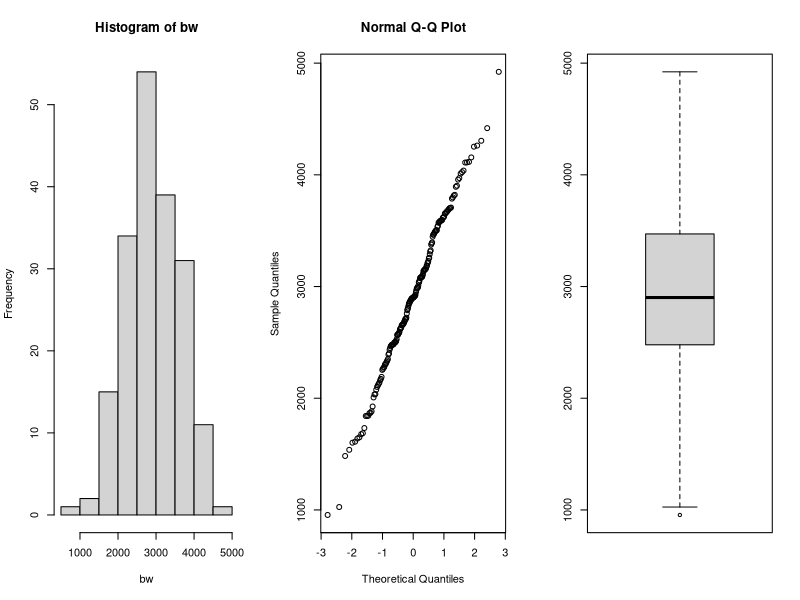
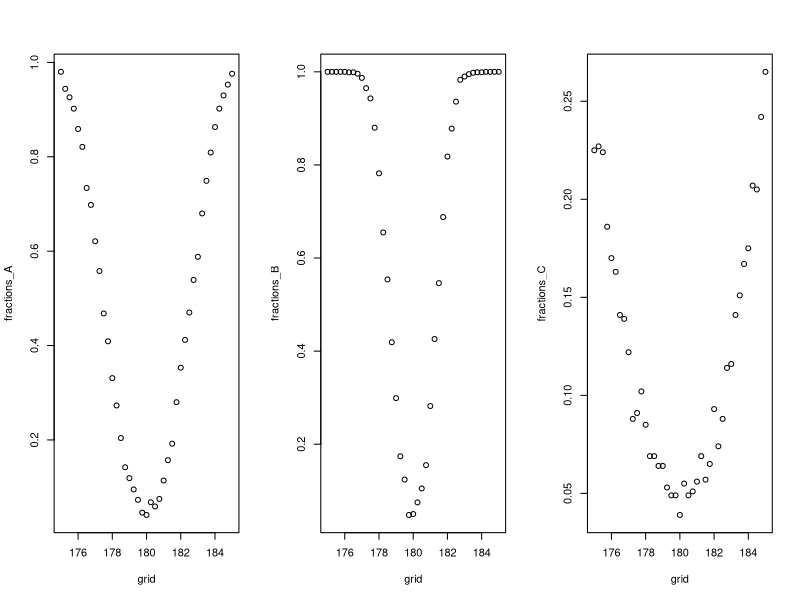
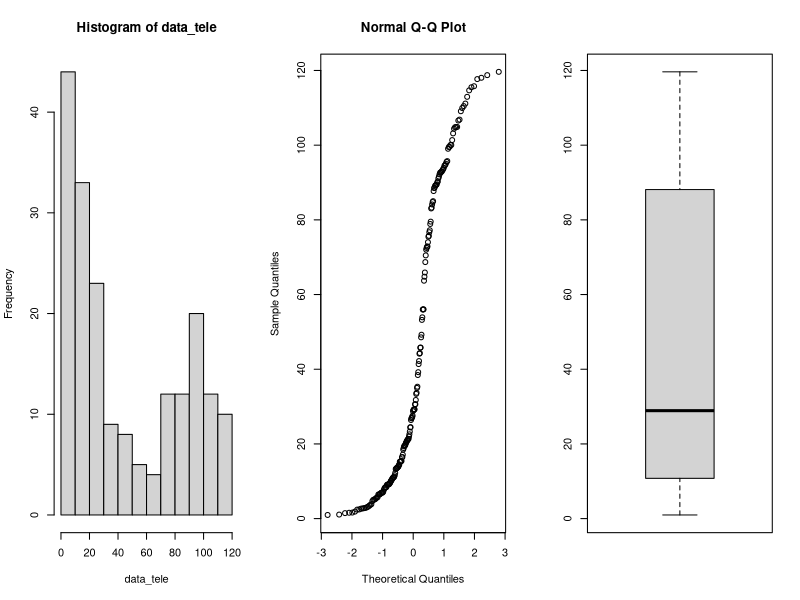
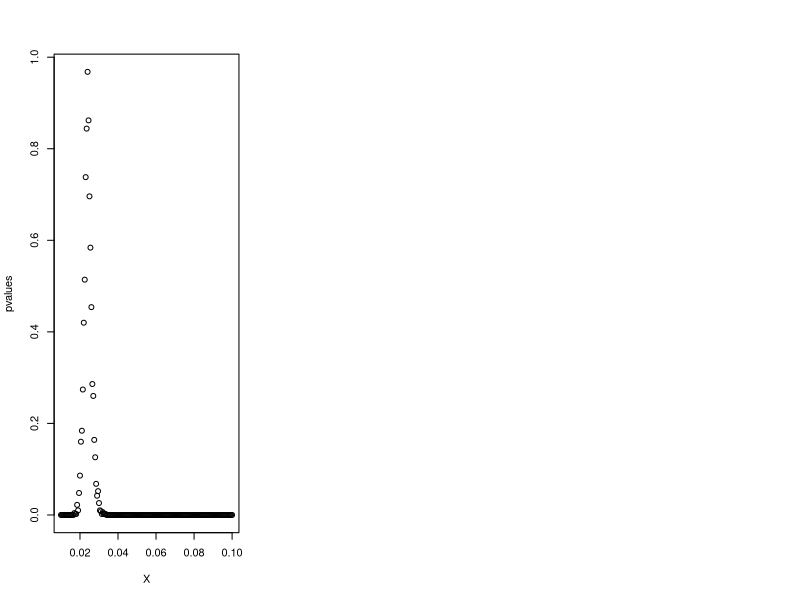
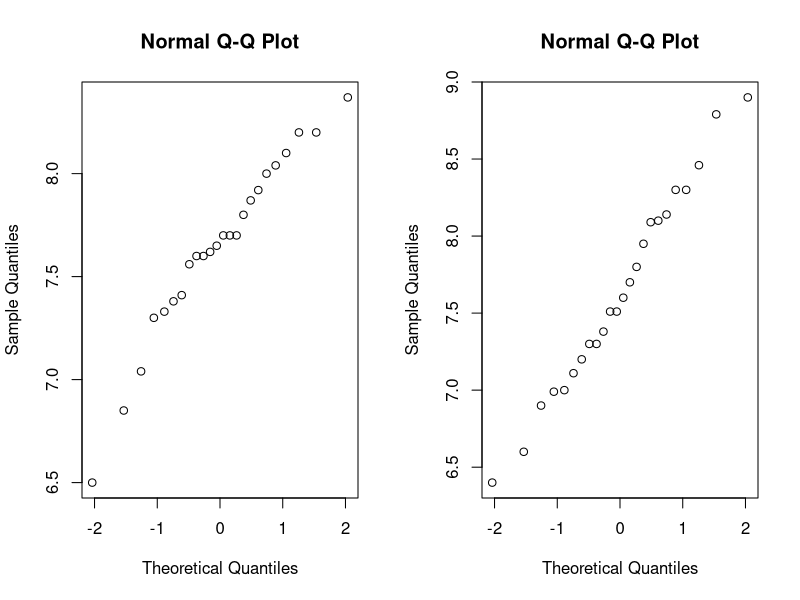
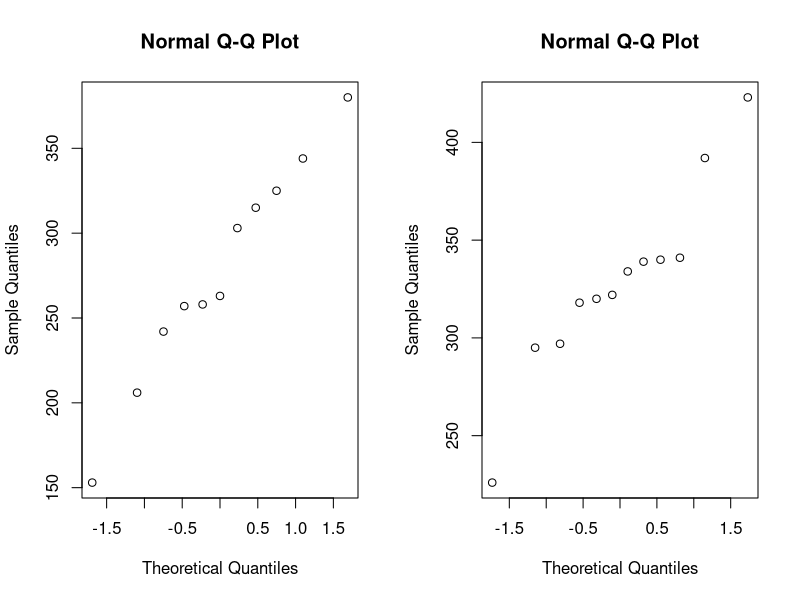
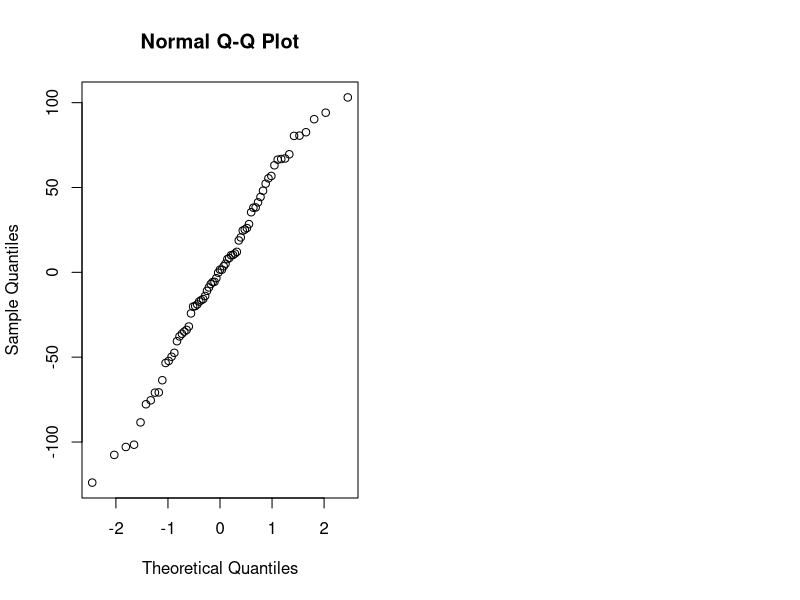

R code for these plots, in order:
## ---- chunk 1
library(tidyverse)
library(rstudioapi)

knitr::opts_chunk$set(echo = TRUE)
options(knitr.table.format = "latex")
setwd(dirname(getActiveDocumentContext()$path))
# round numbers to 4 digits
options(scipen = 1, digits = 4)
## ---- chunk 2
par(mfrow=c(1,3))
data=read.table(file="data/birthweight.txt",header=TRUE)

bw = data$birthweight
hist(bw)
qqnorm(bw)
boxplot(bw)
shapiro.test(bw)

## ---- chunk 3
m = mean(bw)
sd = sd(bw)
n = length(bw)
error = qnorm(0.95)*sd/sqrt(n)
ci = c(m-error, m+error)
m
ci
## ---- chunk 4
t.test(bw, mu=2800, alternative = "greater", conf.level = 0.95)
## ---- chunk 5
n <- m <- 30
mu <- 180
nu <- 175
sd <- 5
grid <- seq(175,185, by=0.25)

power_function<-function(grid,n,m,mu,sd) {
  B <- 1000
  p <- numeric(B)
  G <- length(grid)
  fractions <- numeric(G)
  for (grid_nu in 1:G){
    p <- numeric(B)
    for (b in 1:B){
      x <- rnorm(n,mu,sd)
      y <- rnorm(m,grid[grid_nu],sd)
      p[b] <- t.test(x,y, var.equal = TRUE)[[3]]
    }
    fractions[grid_nu] <- mean(p<0.05)
  }
  return(fractions)
}

fractions_A <- power_function(grid,n,m,mu,sd)

## ---- chunk 6
n <- m <- 100
mu <- 180
sd <- 5

fractions_B <- power_function(grid,n,m,mu,sd)
## ---- chunk 7
n <- m <- 30
mu <- 180
sd <- 15

fractions_C <- power_function(grid,n,m,mu,sd)
par(mfrow=c(1,3))
plot(grid,fractions_A)
plot(grid,fractions_B)
plot(grid,fractions_C)
## ---- chunk 8
data<-read.table(file="data/telephone.txt",header=TRUE)

# remove zeros
data <- data %>% 
  filter(Bills > 0)

data_tele <- data$Bills
par(mfrow=c(1,3))
hist(data_tele)
qqnorm(data_tele)
boxplot(data_tele)

## ---- chunk 9
X <- seq(0.01, 0.1, 0.0005)
pvalues <- c()
t <- median(data_tele)
for (x in X){
  B <- 1000
  tstar <- numeric(B)
  n <- length(data_tele)
  
  for (i in 1:B){
    xstar <- rexp(n,x)
    tstar[i] <- median(xstar)
  }
  pl<-sum(tstar<t)/B
  pr<-sum(tstar>t)/B
  p<-2*min(pl,pr)
  pl;pr;p
  pvalues <- c(pvalues,p)
}
plot(X, pvalues)
## ---- chunk 10
B <- 1000
T1 <- median(data_tele)
Tstar <- numeric(B)
for (i in 1:B){
  Xstar <- sample(data_tele,replace=TRUE)
  Tstar[i] <- median(Xstar)
}
Tstar25 <- quantile(Tstar,0.025)
Tstar975 <- quantile(Tstar, 0.975)

T1
c(2*T1-Tstar975, 2*T1-Tstar25)

## ---- chunk 11
max_index <- which.max(pvalues)

opt_Lambda <- X[max_index]
## ---- chunk 12
bill_bigeq40 <- sum(data_tele>=40)
bill_smal40 <- sum(data_tele<40)

binom.test(bill_bigeq40, length(data_tele),p=0.5)
binom.test(bill_smal40, length(data_tele),p=0.5)

bill_less10 <- sum(data_tele < 10)
bill_less10/length(data_tele)
## ---- chunk 13
data <- read.table(file="data/run.txt",header=TRUE)
cor.test(data$before, data$after)$p.value
## disgnostics
par(mfrow=c(1,2)); qqnorm(data$before); qqnorm(data$after)
## ---- chunk 14
# calculate differences
data <- data %>% 
  mutate(diff = before - after)

# filter for lemo

lemo <- data %>% 
  filter(drink == "lemo")

paste0("p-value for soft drink: ", round(t.test(lemo$before, lemo$after, paired = TRUE)$p.value, 4))

# filter for energy

energy <- data %>% 
  filter(drink == "energy")

paste0("p-value for energy drink: ", round(t.test(energy$before, energy$after, paired = TRUE)$p.value, 4))
## ---- chunk 15

# perform t-test

t.test(lemo$diff, energy$diff)$p.value

## ---- chunk 16
# filter for meatmeal

meatmeal <- chickwts %>% 
  filter(feed == "meatmeal") %>% 
  select(weight)

# filter for sunflower

sunflower <- chickwts %>% 
  filter(feed == "sunflower") %>% 
  select(weight)

# check for data normality

par(mfrow=c(1,2))
qqnorm(meatmeal$weight)
qqnorm(sunflower$weight)

# perform t-test, the data is not paired

paste0("t-test p-value: ", round(t.test(meatmeal, sunflower)$p.value, 4))

# Mann-Whitney test

paste0("Mann-Whitney test p-value: ", round(wilcox.test(meatmeal$weight, sunflower$weight)$p.value, 4))

# Kolmogorov-Smirnov test

paste0("Kolmogorov-Smirnov test: ", round(ks.test(meatmeal$weight, sunflower$weight)$p.value, 4))

## ---- chunk 17
chickaov <- lm(weight~feed, data = chickwts)
# performing one-way ANOVA
anova(chickaov)
#extracting more information
summary_table <- as_tibble(summary(chickaov)$coefficients) %>% 
  rename("p-value" = `Pr(>|t|)`)
knitr::kable(summary_table, "latex")
## ---- chunk 18
# check for normality
qqnorm(chickaov$residuals)
# check if the variances are equal
chickwts %>% 
  group_by(feed) %>% 
  summarise(variance = var(weight))
## ---- chunk 19
kruskal.test(weight~feed, data = chickwts)$p.value
